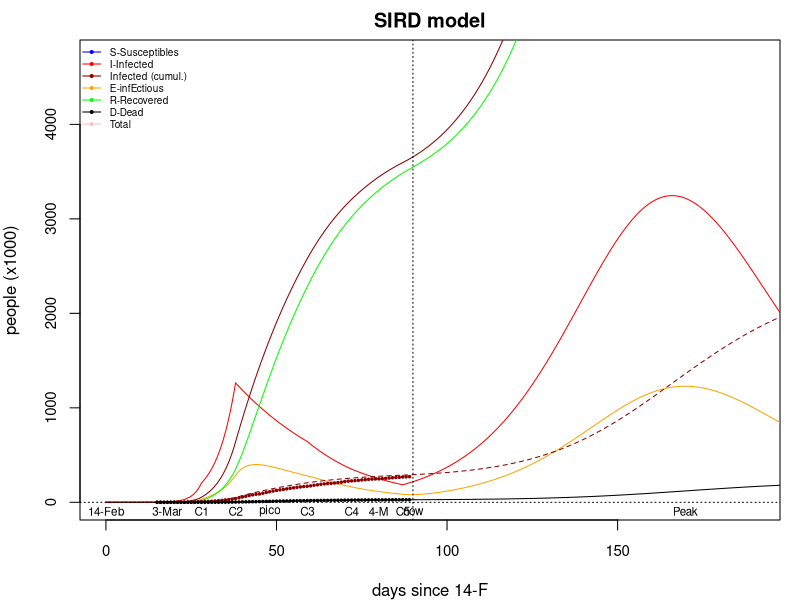

This chart was generated by the following R code:
# MODELO SIERD 
# Modelo de cajas para propagación de epidemias. 
# Cajas:
# S susceptibles
# I infectados
# E infEctious
# R recuperados 
# D difuntos
# C infectados detectados acumulados
#
# Procesos que este modelo no tiene en cuenta:
# Compartimentalización espacial de la población.
# Comportamiento por edades de la población.  
# Retraso o latencia entre la infección y la infeciosidad.
# 
# Unidades: tiempo en días y las demás variables en millares de personas.

library(deSolve) #Para usar la función "ode" http://biom300.weebly.com/simulating-disease-models-examples.html

# Sistemas de ecuaciones diferenciales en R
# Podemos resolver numericamente estos sistemas en R gracias a la función ode() del package deSolve
# Instalar con:
##  install.packages("deSolve")
# Se usa con la función with() function abajo:
sird_equations <- function(time, variables, parameters) {
  with(as.list(c(variables, parameters)), {
    dS <- - alpha(time)*I*S + gamma*R
    dI <- + alpha(time)*I*S - epsilon*I
    dE <- + epsilon*I - beta*E - delta*E
    dR <- + beta*E - gamma*R
    dD <- + delta*E
    dC <- + epsilon*I
    return(list(c(dS, dI, dR, dD, dC, dE)))
  })
}


#Tiempos del modelo:
día_final_modelo=365
dia_cero_lbl = "14-Feb" #día correspondiente al inicio del modelo.
dia_primer_dato <- 15 #29 de febrero 2020, día del modelo correspondiente al día del primer dato (ver abajo)
dia_primera_muerte <- dia_primer_dato + 3; dia_primera_muerte_lbl="3-Mar"
dia_conf1 <- dia_primer_dato + 13; dia_conf1_lbl="C1" #13-March (oficialmente lunes 16-M) onset of confinement and alpha1. Caída movilidad según Google. 
dia_conf2 <- dia_primer_dato + 23; dia_conf2_lbl="C2" #Necesito adelantarlo! 30-March, lunes, cierre producción and onset alpha2
dia_conf3 <- dia_primer_dato + 44; dia_conf3_lbl="C3" #13-April, lunes, reapertura producción and alpha3
dia_conf4 <- dia_primer_dato + 57; dia_conf4_lbl="C4" #26-April, domingo, paseos permitidos
dia_conf5 <- dia_primer_dato + 72; dia_conf5_lbl="C5" #11-Mayo, lunes, Fase 1 en media España

# Datos reales de Covid-19 en España 
numero_datos = 74
dias <- dia_primer_dato + seq(0, numero_datos, by = 1) 
#Casos detectados en miles, de https://ourworldindata.org/coronavirus#confirmed-covid-19-cases-by-country
casos <- c(.083, #29 febrero
           .114,.151,.200,.261,.374,.430,.589,1.204,1.639,2.140,3.004,4.231,5.753,7.753, #1-14 de marzo
           9.191,11.178,13.716,17.147,19.980,24.926,28.572,33.089,39.673,47.610,56.188,64.059,72.248,78.797, 85.195, 87.956, 95.923, #15-31 Mar
           104.118, 112.065, 119.199, 126.168,  131.646, 136.675, 141.942, 148.220, 153.222, 158.273, 163.027, 166.831, 170.099, 174.060, #1-14 April, from now on data from https://www.worldometers.info/coronavirus/country/spain/
           180.659, 184.948, 190.839, 194.416, 198.674, 200.210, 204.178, 208.389, 213.024, 219.764, 223.759, 226.629, 229.422, 232.128, 236.899, 239.340, #April 15-
           242.974, 245.589, 247.122, 248.301, 250.561, 253.682, 256.855, 260.117, 262.783, 264.663, 268.143, 269.520, 271.095 ) #May 1 - 
#Muertes en miles, https://ourworldindata.org/coronavirus#confirmed-covid-19-deaths-by-country
dead <- c(0.000, #29 febrero
          0.000,0.000,0.001,0.003,0.005,0.009, 0.019,0.028,0.036,0.050,0.084,0.121,0.136,0.288, #1-14 marzo
          0.309,0.491,0.598,0.767,1.002,1.326,1.720,2.182, 2.696,3.434,4.089,4.858,5.690,6.528, 6.803, 7.716, 8.464, #15-31 Mar
          9.387, 10.348, 11.198, 11.947, 12.641, 13.341, 14.045, 14.792, 15.447, 16.081, 16.606, 17.209, 17.756, 18.255, #1-14 April, from now on data from https://www.worldometers.info/coronavirus/country/spain/
          18.812, 19.130, 19.478, 20.043, 20.453, 20.852, 21.282, 21.717, 22.157, 22.524, 22.902, 23.190, 23.521, 23.822, 24.275, 24.543, #April 15-30
          24.824, 25.100, 25.264, 25.428, 25.613, 25.857, 26.070, 26.299, 26.478, 26.621, 26.744, 26.920, 27.104 ) #May-1
          
datos <- data.frame (dias,casos,dead)

datos

#Tiempos en que calcular las variables
time_step = 0.1 #[days]
tiempos <- seq(0, día_final_modelo, by = time_step) 

#PARÁMETROS
población <- 47000 #en miles de individuos
p <- 1 #1 #proporción inicial de susceptibles
q <- .08 #.17 proporción de Enfermos que son detectados. Vò study: 89 positives nearly none knew.
#valores iniciales [miles]:
S0 <- p*población 
I0 <- .005 #el 14-F había en España 2 casos confirmados
R0 <- 0
D0 <- 0
C0 <- I0*q
E0 <- 0


alpha0 <- 10.2e-6 #tasa de infección de Susceptibles`` [%/100/persona/dia]
alpha1 <- alpha0*.6 #tras el confinamiento
alpha2 <- alpha0*.15 #tras el cierre producción salvo esenciales
alpha3 <- alpha0*.12 #tras levantamiento del cierre producción
alpha4 <- alpha0*.13 #paseos, deporte permitido
alpha5 <- alpha0*.35  #Fase 1 en media España
alpha <- function(time){if (time<dia_conf5){if (time<dia_conf4){if (time<dia_conf3){if (time<dia_conf2){if (time<dia_conf1){alpha0} else{alpha1}} else{alpha2}}else{alpha3}}else{alpha4}}else{alpha5}} 
beta <- .26     #tasa diaria de recuperación de Enfermos [%/100/día]. Basado en los 14 días de recuperación media. Vò (Veneto): onl6 6 out of 89 remain infected after 9 days (89*.74^9=5.9). Most were assymptomatic: https://www.theguardian.com/commentisfree/2020/mar/20/eradicated-coronavirus-mass-testing-covid-19-italy-vo?CMP=share_btn_tw
gamma <- 0e-3   #tasa diaria de Recuperados que devienen Susceptibles de nuevo [%/100/día]
delta <- 2e-3   #tasa diaria de muerte de los Enfermos [%/100/día]. Letalidad actualmente en 1% (estudio de prevalencia España mayo). OLD: 1.5e-4 basado en la letalidad del 0.2% en dos semanas https://www.cebm.net/covid-19/global-covid-19-case-fatality-rates/
epsilon <- .1   #tasa diaria de Infectados que devienen Enfermos [%/100/día]. 1.5e-4 basado en el periodo de incubación en 5 días



#Salida gráfica:
día_max_plot=190
logaxis = ""  #"y" for a logarithmic vertical scale
ymax=población*p*.1001
ymin=ymax/5000
y_label=-ymax/50
escale_lbl = .7

parameters_values <- c(
  beta,
  delta    
)
#valores iniciales de las variables en un vector:
initial_values <- c(S = S0, I = I0, R = R0, D = D0, C = C0, E=E0)


#Resolver numericamente el sistema:
sird_values <- ode(
  y = initial_values,
  times = tiempos,
  func = sird_equations,
  parms = parameters_values 
)

# Para ver los valores calculados:
sird_values
# Los ponemos en un data frame para usarlos con la función with()
sird_values <- as.data.frame(sird_values)

daily_death_max =0
daily_death <- seq(0, día_final_modelo, by = time_step) 
for(i in 1:((día_final_modelo/time_step)-2)) {
  daily_death[i] = ((sird_values$D[i+1]-sird_values$D[i])/time_step)
  if (daily_death[i] > daily_death_max) {daily_death_max = daily_death[i]; daily_death_max_day=i*time_step}
}

#Márgenes del gráfico  
par(mar=c(4,4,2,1))
#Gráfica general
with(sird_values, {
  plot(
    time, S+I+R+E+D, lty = 1, type = "l", col = "pink",
    xlim = c(0,día_max_plot), cex.axis=0.9,
    ylim = c(ymin,ymax),
    xlab = "days since 14-F", 
    ylab = "people (x1000)",
    main = "SIRD model",
    log = logaxis
  )
  lines(time, S, col = "blue")
  lines(time, I, col = "red")
  lines(time, E, col = "orange")
  lines(time, R, col = "green")
  lines(time, D, col = "black")
  lines(time, C, col = "dark red")
  lines(time, C*q, col = "dark red", lty = 2)
  abline(a=0,b=0,col="black", lty = 3)
  abline(v=numero_datos+dia_primer_dato+1,lty=3,col="black")
  text(0,y_label,dia_cero_lbl,cex=escale_lbl,col="black")
  text(dia_primera_muerte,y_label,dia_primera_muerte_lbl,cex=escale_lbl,col="black")
  text(dia_conf1,y_label,dia_conf1_lbl,cex=escale_lbl,col="black")
  text(dia_conf2,y_label,dia_conf2_lbl,cex=escale_lbl,col="black")
  text(dia_conf3,y_label,dia_conf3_lbl,cex=escale_lbl,col="black")
  text(dia_conf4,y_label,dia_conf4_lbl,cex=escale_lbl,col="black")
  text(dia_conf5,y_label,dia_conf5_lbl,cex=escale_lbl,col="black")
  text(dia_primer_dato+33,y_label,"pico",cex=escale_lbl,col="black") #2-Apr
  text(dia_primer_dato+65,y_label,"4-M",cex=escale_lbl,col="black") #4-Mayo, fecha media estudio prevalencia
  text(daily_death_max_day,y_label,"Peak",cex=escale_lbl,col="black") #pico del modelo
  text(numero_datos+dia_primer_dato+1,y_label,"now",cex=escale_lbl,col="black")
  with(datos,points(dias, casos, pch = 20, cex=0.5,col = "dark red"))
  with(datos,points(dias, dead, pch = 20, cex=0.5,col = "black"))
})

#Leyenda:
legend("topleft", c("S-Susceptibles","I-Infected","Infected (cumul.)","E-infEctious","R-Recovered","D-Dead", "Total"),
       col = c( "blue", "red", "dark red", "orange", "green", "black", "pink"), cex=0.6, lty = 1, bty = "n", pch=20)

cat(  "S Min. Susceptibles: ", min(sird_values$S), "k pp")
cat("\nI Max. Infected:   ", max(sird_values$I), "k pp")
cat("\nE Max. Enfermos:     ", max(sird_values$E), "k pp")
cat("\nR Final Recovered:   ", max(sird_values$R), "k pp")
cat("\nR Cumul cases:       ", max(sird_values$C), "k pp")
cat("\nD Final Deaths:      ", max(sird_values$D), "k pp")

cat("\n\nRatio infectados 5 mayo: ", sird_values$C[65/time_step]/población*100, "%")
cat("\nDaily death peak: ", daily_death_max, "k pp/day on day", daily_death_max_day)

#REFS:
# Kermack and McKendrick [Proc. R. Soc. A, 115, 772 (1927)]
# https://reason.com/2020/04/03/what-we-should-have-learned-from-icelands-response-to-covid-19/
# https://www.statista.com/statistics/1106855/tested-and-confirmed-coronavirus-cases-in-iceland/
# https://www.cebm.net/covid-19/global-covid-19-case-fatality-rates/
# https://cleantechnica.com/2020/03/21/iceland-is-doing-science-50-of-people-with-covid-19-not-showing-symptoms-50-have-very-moderate-cold-symptoms/
# https://www.government.is/news/article/2020/03/15/Large-scale-testing-of-general-population-in-Iceland-underway/
# https://www.theguardian.com/commentisfree/2020/mar/20/eradicated-coronavirus-mass-testing-covid-19-italy-vo?CMP=share_btn_tw
# I=0.15 https://www.imperial.ac.uk/mrc-global-infectious-disease-analysis/covid-19/report-13-europe-npi-impact/
# I=0.15 https://catalunyaplural.cat/ca/la-prudencia-en-epidemiologia/
# Death rates from Covid reliable: https://elpais.com/sociedad/2020/04/09/actualidad/1586435286_092135.html
# Estudio seroprevalencia España Mayo: https://www.rtve.es/noticias/20200513/5-poblacion-espanola-se-contagiado-del-virus-segun-primera-oleada-del-estudio-seroprevalencia/2013992.shtml
